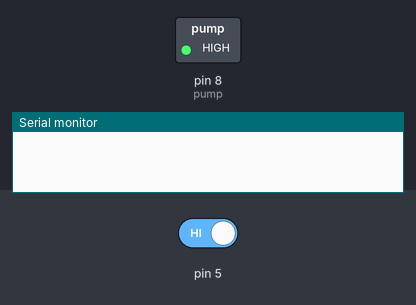
The sketch below on a simulated Arduino Uno, built with avr-gcc and run on an emulated ATmega328P. On the bench: switched loads named in the sketch (green lamp = pin HIGH), the last lines printed to the serial monitor. The inputs (shaded band) are chosen by the test bench; at power-on: pin 5 HIGH.

Above: at 1.2 s.
1.3 s: pin 5 driven LOW
At 1.56 s:
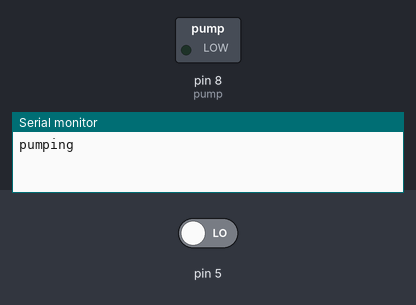
Timing chart, 0 to 4.3 s (numbered marks = the images above; inputs shaded):
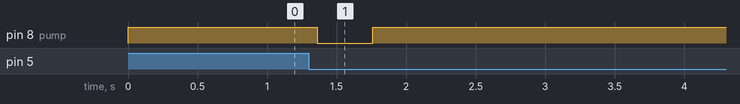

Measured:
- after the input at 1.3 s, pin 8 (pump): HIGH → LOW after 0.06 s, → HIGH 0.40 s later

The sketch:

hand_sanitizer.ino
```cpp
int pump = 8;

void setup()
{
  Serial.begin(9600);
  pinMode(pump, OUTPUT);
  digitalWrite(pump, HIGH);
}

void loop()
{
  if (digitalRead(5) == LOW)
  {
    sanitize();
  }
  delay(80);
}


void sanitize()
{
  Serial.println("pumping");
  digitalWrite(pump, LOW);
  delay(400);
  digitalWrite(pump, HIGH);
  Serial.println("pls remove hand");
  wait();
}

void wait()
{
  while (digitalRead(5) == LOW)
  {
    delay(1);
  }
}
```
